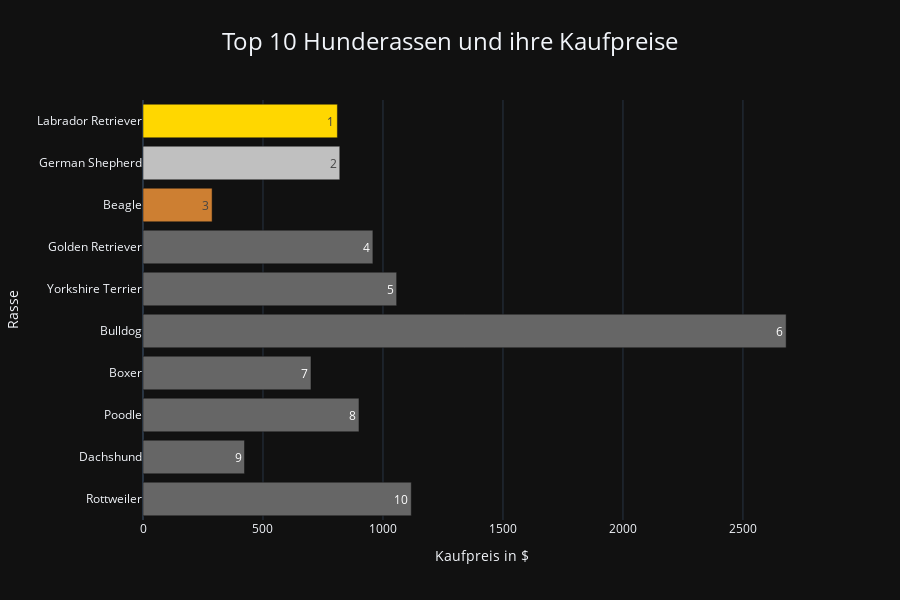

Notebook code for this chart:
### Code cell
farben = ["gold", "silver", "#CD7F32"] + ["#666666"]*7
top_10["color"] = farben

fig = px.bar(
    top_10,
    x="PURCHASE PRICE",
    y="Breed",
    orientation="h",
    color="color",
    color_discrete_map="identity",   # unsere Hex‑Farben direkt nutzen
    text="popularity ranking",
    template="plotly_dark",
    labels={"Breed": "Rasse", "PURCHASE PRICE": "Kaufpreis in $"}
)

fig.update_layout(showlegend=False, width=900, height=600)
fig.update_layout(yaxis=dict(autorange="reversed"))

# Überschrift größer und mittig
fig.update_layout(
    title=dict(
        text='Top 10 Hunderassen und ihre Kaufpreise', 
        font=dict(size=24), 
        x=0.5, 
        xanchor="center"
    )
)

fig.show()
fig.write_html('top_10_price.html')

### Figure 1 — Plotly figure (JSON) as saved in the notebook; plotly's stock layout.template omitted (floating-point values rounded to 4 significant figures)
{"data": [{"hovertemplate": "Kaufpreis in $=%{x}<br>Rasse=%{y}<br>popularity ranking=%{text}<extra></extra>", "legendgroup": "", "marker": {"color": "gold", "pattern": {"shape": ""}}, "name": "", "orientation": "h", "showlegend": false, "text": [1.0], "textposition": "auto", "type": "bar", "x": [810.0], "xaxis": "x", "y": ["Labrador Retriever"], "yaxis": "y"}, {"hovertemplate": "Kaufpreis in $=%{x}<br>Rasse=%{y}<br>popularity ranking=%{text}<extra></extra>", "legendgroup": "", "marker": {"color": "silver", "pattern": {"shape": ""}}, "name": "", "orientation": "h", "showlegend": false, "text": [2.0], "textposition": "auto", "type": "bar", "x": [820.0], "xaxis": "x", "y": ["German Shepherd"], "yaxis": "y"}, {"hovertemplate": "Kaufpreis in $=%{x}<br>Rasse=%{y}<br>popularity ranking=%{text}<extra></extra>", "legendgroup": "", "marker": {"color": "#CD7F32", "pattern": {"shape": ""}}, "name": "", "orientation": "h", "showlegend": false, "text": [3.0], "textposition": "auto", "type": "bar", "x": [288.0], "xaxis": "x", "y": ["Beagle"], "yaxis": "y"}, {"hovertemplate": "Kaufpreis in $=%{x}<br>Rasse=%{y}<br>popularity ranking=%{text}<extra></extra>", "legendgroup": "", "marker": {"color": "#666666", "pattern": {"shape": ""}}, "name": "", "orientation": "h", "showlegend": false, "text": [4.0, 5.0, 6.0, 7.0, 8.0, 9.0, 10.0], "textposition": "auto", "type": "bar", "x": [958.0, 1057.0, 2680.0, 700.0, 900.0, 423.0, 1118.0], "xaxis": "x", "y": ["Golden Retriever", "Yorkshire Terrier", "Bulldog", "Boxer", "Poodle", "Dachshund", "Rottweiler"], "yaxis": "y"}], "layout": {"barmode": "relative", "height": 600, "legend": {"tracegroupgap": 0}, "showlegend": false, "title": {"font": {"size": 24}, "text": "Top 10 Hunderassen und ihre Kaufpreise", "x": 0.5, "xanchor": "center"}, "width": 900, "xaxis": {"anchor": "y", "domain": [0, 1], "title": {"text": "Kaufpreis in $"}}, "yaxis": {"anchor": "x", "autorange": "reversed", "domain": [0, 1], "title": {"text": "Rasse"}}}}
